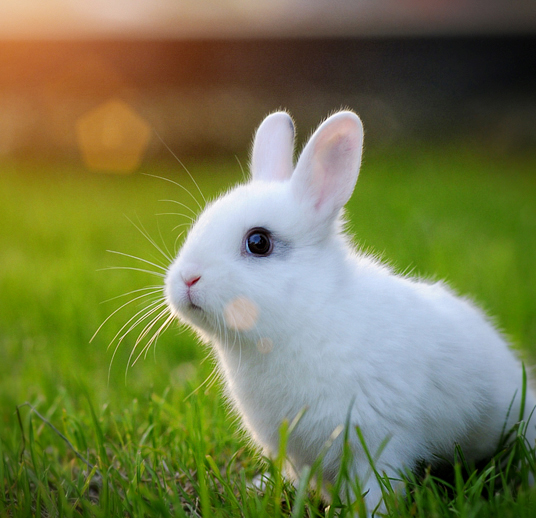
#> input picture oving1/Cute-a-bunny.jpg, 536 x 518 px
$ python oppg3c.py   (older library calls are emulated)
#> lines starting #> are read from the running program, lines starting #| are printed output that depends on the picture

import numpy as np
from scipy import misc
import matplotlib.pyplot as plt


def flip_kernel(kernel):
    new_kernel = np.zeros_like(kernel)

    for y in range(1, kernel.shape[0] + 1):
        for x in range(1, kernel.shape[1] + 1):
            new_kernel[y - 1, x - 1] = kernel[-y, -x]

    return new_kernel


def convolution(image, kernel):
    # Make sure the kernel is actually a np.matrix. This way, the argument can be a two-dimensional python list.
    kernel = np.matrix(kernel)

    # Assuming n x n-kernel
    n = kernel.shape[0] // 2
    new_image = np.zeros_like(image)

    num_of_rows = image.shape[0]
    num_of_cols = image.shape[1]

    #Flips kernel, and runs correlation
    flipped_kernel = flip_kernel(kernel)

    for y in range(num_of_rows):
        for x in range(num_of_cols):
            # Iterates through each pixel in the image

            accumulator = 0

            for kernel_row in range(-n, n):
                for kernel_col in range(-n, n):
                    image_row = y + kernel_row
                    image_col = x + kernel_col

                    if image_row < 0 or image_row >= num_of_rows or image_col < 0 or image_col >= num_of_cols:
                        # Checks whether the kernel is at the edges of the image
                        accumulator += 0
                    else:
                        accumulator += image[image_row, image_col] * flipped_kernel[kernel_row, kernel_col]

            new_image[y, x] = np.float32(accumulator)
    return new_image


def convolve_three_channels(r, g, b, kernel):
    new_r = convolution(r, kernel)
    print("... Convolved red channel")
    new_g = convolution(g, kernel)
    print("... Convolved green channel")
    new_b = convolution(b, kernel)
    print("... Convolved blue channel")
    return new_r, new_g, new_b


def rearrange_channels(r, g, b, image):
    print("... Rearranging")
    image[..., 0] = r
    image[..., 1] = g
    image[..., 2] = b
    return image

def calculate_magnitude(image_x, image_y):
    new_image = np.zeros_like(image_x)

    rows = image_x.shape[0]
    columns = image_x.shape[1]

    for y in range(rows):
        for x in range(columns):
            new_image[y, x] = np.sqrt(image_x[y, x]**2 + image_y[y, x]**2)

    return new_image


""" Create kernels """
sobel_x = [[1, 0, -1], [2, 0, -2], [1, 0, -1]]
sobel_y = [[1, 2, 1], [0, 0, 0], [-1, -2, -1]]

""" Read file """

image = misc.imread("./Cute-a-bunny.jpg", flatten=True)
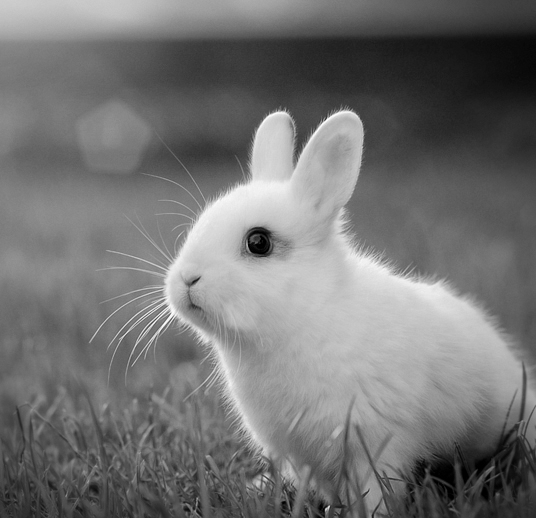
#> image: shape (518, 536) float32; min 0, max 254.1, mean 115.7

resultx = convolution(image, sobel_x)
#> after the loop in convolution, `for y in range(num_of_rows):`:
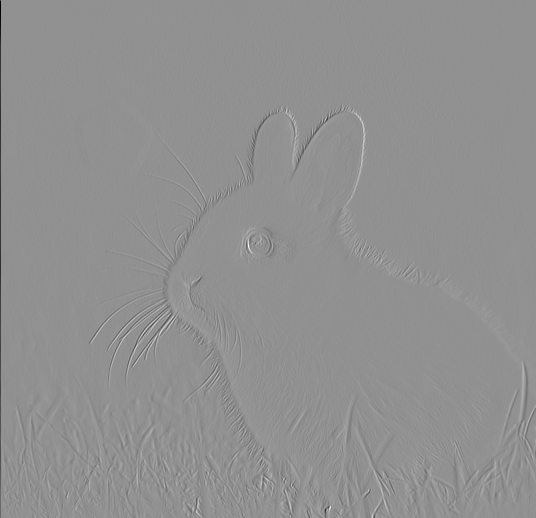
#> new_image: shape (518, 536) float32; min -409.6, max 309.9, mean -0.3; drawn with min black and max white
resulty = convolution(image, sobel_y)
#> after the loop in convolution (call 2), `for y in range(num_of_rows):`:
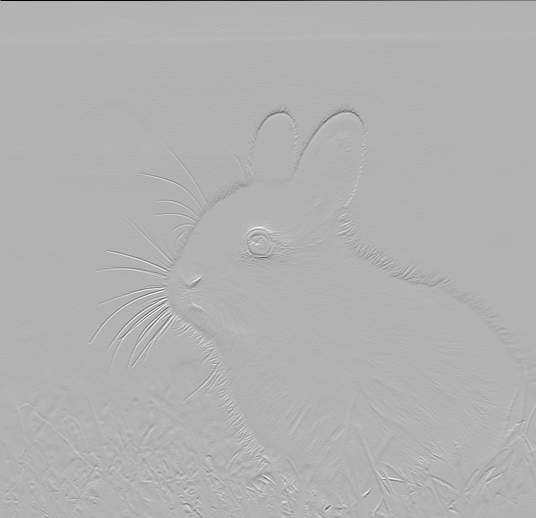
#> new_image: shape (518, 536) float32; min -413.7, max 178, mean -0.2; drawn with min black and max white
magnitude = calculate_magnitude(resultx, resulty)
#> after the loop in calculate_magnitude, `for y in range(rows):`:
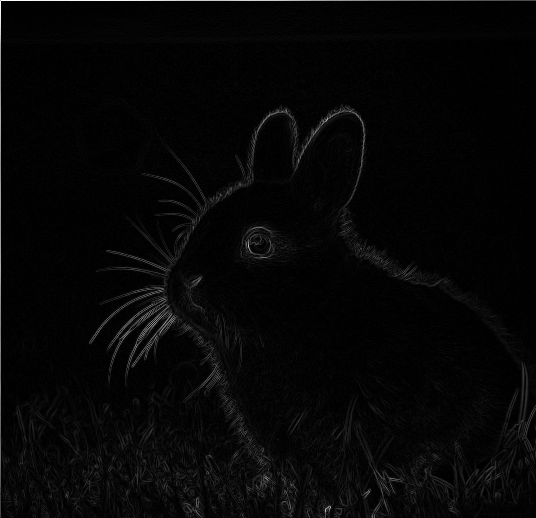
#> new_image: shape (518, 536) float32; min 0, max 413.7, mean 10.8; drawn with min black and max white


""" Plot and save results """

print("Plotting")
_, ax = plt.subplots(1, 3)
ax[0].imshow(resultx, cmap=plt.cm.gray, interpolation="nearest")
ax[1].imshow(resulty, cmap=plt.cm.gray, interpolation="nearest")
ax[2].imshow(magnitude, cmap=plt.cm.gray, interpolation="nearest")
ax[0].set_axis_off()
ax[1].set_axis_off()
ax[2].set_axis_off()

print("Saving")
misc.imsave('oppg3c-gradient-x.png', resultx)
misc.imsave('oppg3c-gradient-y.png', resulty)
misc.imsave('oppg3c-magnitude.png', magnitude)

plt.show()

$ run again, with oving1/elephant.jpg copied over oving1/Cute-a-bunny.jpg
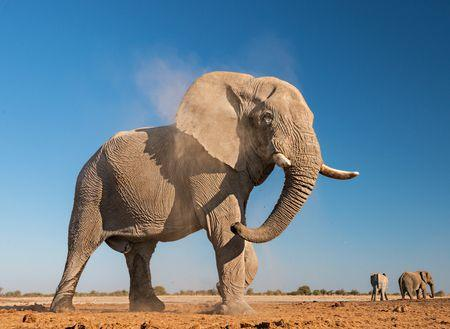
#> input picture oving1/elephant.jpg, 450 x 329 px
#> after the loop in convolution (call 2), `for y in range(num_of_rows):`:
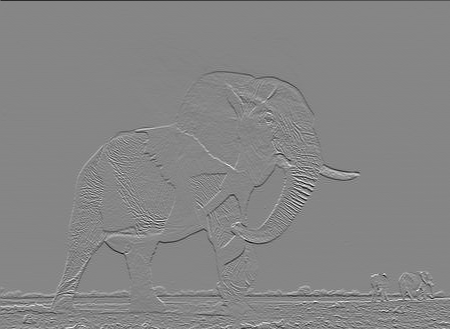
#> new_image: shape (329, 450) float32; min -321, max 289.5, mean -0.8; drawn with min black and max white
#> after the loop in calculate_magnitude, `for y in range(rows):`:
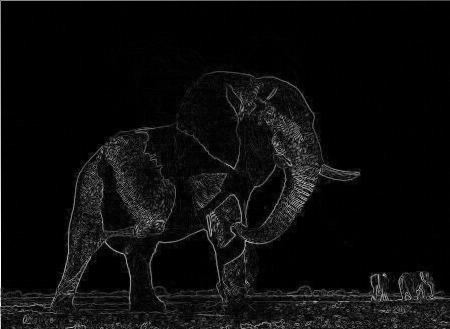
#> new_image: shape (329, 450) float32; min 0, max 406.6, mean 19.8; drawn with min black and max white

$ run again, with oving1/kitten.jpg copied over oving1/Cute-a-bunny.jpg
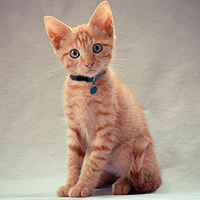
#> input picture oving1/kitten.jpg, 200 x 200 px
#> after the loop in convolution (call 2), `for y in range(num_of_rows):`:
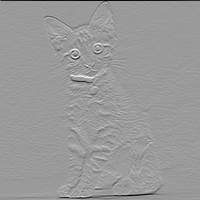
#> new_image: shape (200, 200) float32; min -331.6, max 215.1, mean -2.2; drawn with min black and max white
#> after the loop in calculate_magnitude, `for y in range(rows):`:
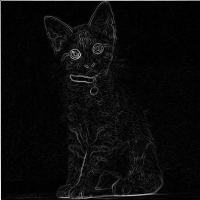
#> new_image: shape (200, 200) float32; min 0, max 436.6, mean 19.6; drawn with min black and max white
